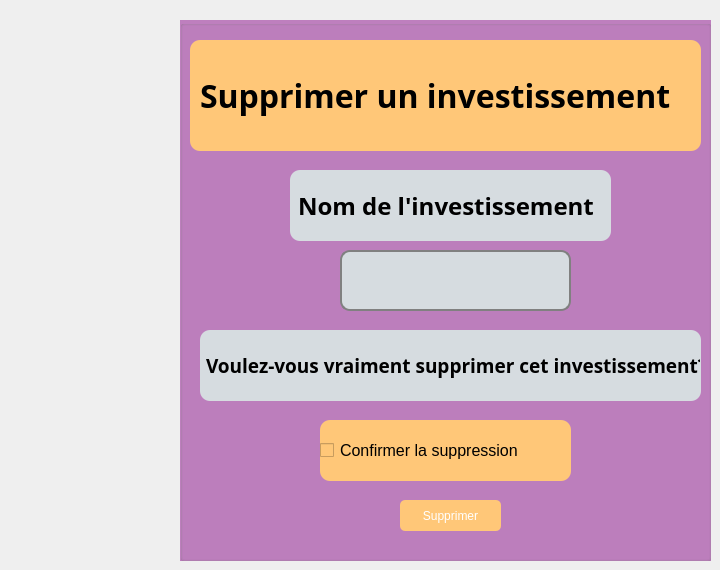
     <widget class="QWidget" name="page_2">
      <widget class="QGroupBox" name="Delete">
       <property name="geometry">
        <rect>
         <x>180</x>
         <y>20</y>
         <width>531</width>
         <height>541</height>
        </rect>
       </property>
       <property name="styleSheet">
        <string notr="true">QGroupBox {
    font: 12px;
 background-color:#be7fbe;
}

QLineEdit {
    border: 2px solid gray;
    border-radius: 10px;
    padding: 10px;
}

QPushButton {
    background-color: rgb(58, 195, 197);
    color: white;
    border-radius: 5px;
    padding: 5px;
}

QLineEdit:focus, QPushButton:focus {
    border: 2px solid #4CAF50;
}

QLabel {
    font-weight: bold;
    padding: 1px;
}</string>
       </property>
       <property name="title">
        <string/>
       </property>
       <widget class="QLabel" name="supprimer">
        <property name="geometry">
         <rect>
          <x>10</x>
          <y>20</y>
          <width>511</width>
          <height>111</height>
         </rect>
        </property>
        <property name="font">
         <font>
          <family>Tw Cen MT</family>
          <pointsize>24</pointsize>
          <weight>75</weight>
          <italic>false</italic>
          <bold>true</bold>
         </font>
        </property>
        <property name="styleSheet">
         <string notr="true">background-color:#ffc778;
border-radius: 10px;</string>
        </property>
        <property name="text">
         <string>Supprimer un investissement</string>
        </property>
       </widget>
       <widget class="QLabel" name="nom_label_2">
        <property name="geometry">
         <rect>
          <x>110</x>
          <y>150</y>
          <width>321</width>
          <height>71</height>
         </rect>
        </property>
        <property name="font">
         <font>
          <family>Tw Cen MT</family>
          <pointsize>18</pointsize>
          <weight>75</weight>
          <bold>true</bold>
         </font>
        </property>
        <property name="styleSheet">
         <string notr="true">border-radius: 10px;
background-color:#D6DCE0;
</string>
        </property>
        <property name="text">
         <string>Nom de l'investissement</string>
        </property>
       </widget>
       <widget class="QLineEdit" name="DeleteName">
        <property name="geometry">
         <rect>
          <x>160</x>
          <y>230</y>
          <width>231</width>
          <height>61</height>
         </rect>
        </property>
        <property name="font">
         <font>
          <family>Tw Cen MT Condensed</family>
          <pointsize>14</pointsize>
         </font>
        </property>
        <property name="styleSheet">
         <string notr="true">border-radius: 10px;
background-color:#D6DCE0;
</string>
        </property>
       </widget>
       <widget class="QPushButton" name="pushButton_delete">
        <property name="geometry">
         <rect>
          <x>220</x>
          <y>480</y>
          <width>101</width>
          <height>31</height>
         </rect>
        </property>
        <property name="maximumSize">
         <size>
          <width>101</width>
          <height>31</height>
         </size>
        </property>
        <property name="styleSheet">
         <string notr="true">background-color:#ffc778;
</string>
        </property>
        <property name="text">
         <string>Supprimer</string>
        </property>
        <property name="icon">
         <iconset>
          <normaloff>:/Icones/Icones/supprimer.png</normaloff>:/Icones/Icones/supprimer.png</iconset>
        </property>
        <property name="iconSize">
         <size>
          <width>20</width>
          <height>20</height>
         </size>
        </property>
       </widget>
       <widget class="QLabel" name="nom_label_8">
        <property name="geometry">
         <rect>
          <x>20</x>
          <y>310</y>
          <width>501</width>
          <height>71</height>
         </rect>
        </property>
        <property name="font">
         <font>
          <family>Tw Cen MT</family>
          <pointsize>14</pointsize>
          <weight>75</weight>
          <bold>true</bold>
         </font>
        </property>
        <property name="styleSheet">
         <string notr="true">border-radius: 10px;
background-color:#D6DCE0;
</string>
        </property>
        <property name="text">
         <string>Voulez-vous vraiment supprimer cet investissement?</string>
        </property>
       </widget>
       <widget class="QCheckBox" name="ConfirmDeleteCheckBox">
        <property name="geometry">
         <rect>
          <x>140</x>
          <y>400</y>
          <width>251</width>
          <height>61</height>
         </rect>
        </property>
        <property name="font">
         <font>
          <pointsize>12</pointsize>
         </font>
        </property>
        <property name="styleSheet">
         <string notr="true">border-radius: 10px;
background-color:#ffc778;;
</string>
        </property>
        <property name="text">
         <string>Confirmer la suppression</string>
        </property>
       </widget>
      </widget>
     </widget>
